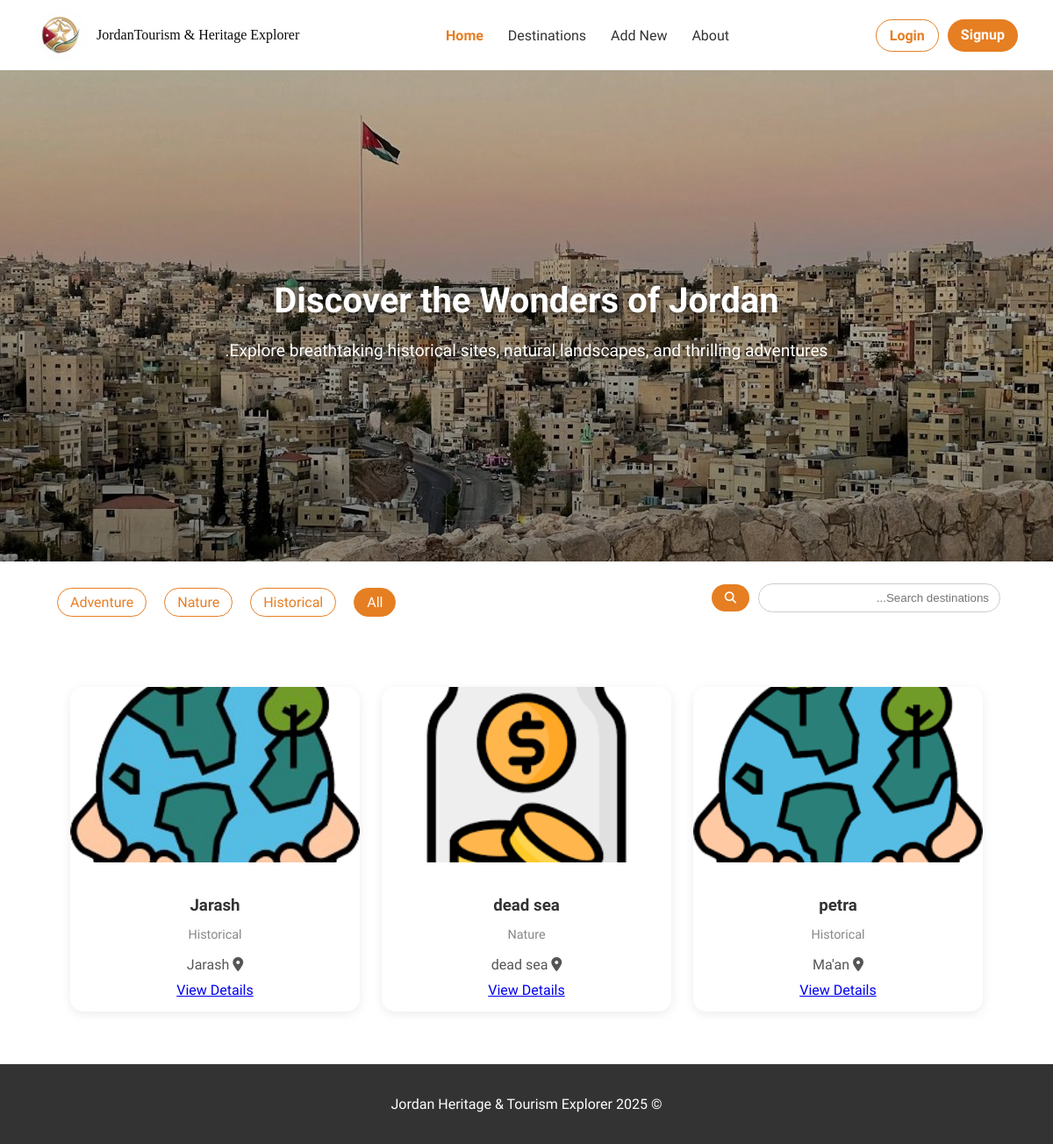
/destinations/, run on the app's committed database.
### main_app/models.py (models this page shows, shortened)
class Destination(models.Model):
    category_choice = [
        ('historical','Historical'),
        ('nature', 'Nature'),
        ('adventure', 'Adventure'),
    ]
    status_choice = [
        ('pending','Pending'),
        ('approved','Approved'),
        ('declined','Declined'),
    ]
    name = models.CharField(max_length=200)
    description = models.TextField()
    category= models.CharField(max_length=20, choices=category_choice)
    location = models.CharField(max_length=100)
    activity_type = models.CharField(max_length=100)
    image = models.ImageField(upload_to = 'destinations/')
    created_at = models.DateTimeField(auto_now_add= True)
    created_by = models.ForeignKey(User, on_delete=models.SET_NULL, null=True, related_name='created_des')
    status = models.CharField(max_length=10, choices=status_choice, default='pending')

### main_app/views.py (the view)
# urls.py: path('destinations/', views.destination_list, name='destination_list'),
def destination_list(request):
    query = request.GET.get('q', '')
    category = request.GET.get('category', '')
    destinations = Destination.objects.filter(status='approved')
    if query:
        destinations = destinations.filter(name__icontains=query)
    if category and category != 'all':
        destinations = destinations.filter(category=category)
    return render(request, 'destinations/list.html', {
        'destinations': destinations,
        'query': query,
        'selected_category': category,
    })

### main_app/templates/destinations/list.html (shortened to what this page needs)
{% extends 'base.html' %}
{% load static %}
{% block content %}
<link rel="stylesheet" href="{% static 'css/destinations.css' %}">
<section class="destination-hero">
  <div class="hero-overlay">
    <h1>Discover the Wonders of Jordan</h1>
    <p>Explore breathtaking historical sites, natural landscapes, and thrilling adventures.</p>
  </div>
</section>
<div class="filters-container">
  <form method="get" class="search-form">
    <input type="text" name="q" placeholder="Search destinations..." value="{{ query }}">
    <button type="submit"><i class="fa-solid fa-search"></i></button>
  </form>
  <div class="category-filters">
    <a href="?category=all" class="filter-btn {% if selected_category == 'all' or not selected_category %}active{% endif %}">All</a>
    <a href="?category=historical" class="filter-btn {% if selected_category == 'historical' %}active{% endif %}">Historical</a>
    <a href="?category=nature" class="filter-btn {% if selected_category == 'nature' %}active{% endif %}">Nature</a>
    <a href="?category=adventure" class="filter-btn {% if selected_category == 'adventure' %}active{% endif %}">Adventure</a>
  </div>
</div>
<section class="destination-list-section">
  <div class="container">
    {% if destinations %}
      <div class="destination-grid">
        {% for destination in destinations %}
          <div class="destination-card">
            <div class="card-image">
              <img src="{{ destination.image.url }}" alt="{{ destination.name }}">
            </div>
            <div class="card-content">
              <h3>{{ destination.name }}</h3>
              <p class="category">{{ destination.get_category_display }}</p>
              <p class="location"><i class="fa-solid fa-location-dot"></i> {{ destination.location }}</p>
              <a href="{% url 'destination_detail' destination.pk %}" class="view-btn">View Details</a>
            </div>
          </div>
        {% endfor %}
      </div>
    {% else %}
      <p class="no-destinations">No destinations available yet.</p>
    {% endif %}
  </div>
</section>
{% endblock %}

### main_app/static/css/base.css (style rules this page uses)
body { margin: 0; font-family: 'Cairo', sans-serif; background-color: #fefbf7; color: #333; text-align: center; }

### main_app/static/css/destinations.css (style rules this page uses)
.destination-hero { background: linear-gradient(rgba(0,0,0,0.25), rgba(0,0,0,0.45)), url("/static/images/jordan-landscape.jpg") no-repeat center top; background-size: cover; height: 70vh; display: flex; justify-content: center; align-items: center; text-align: center; color: #fff; position: relative; }
.hero-overlay { max-width: 700px; padding: 0 20px; animation: fadeIn 1.2s ease; }
.hero-overlay h1 { font-size: 2.5rem; font-weight: 700; margin-bottom: 10px; text-shadow: 0 2px 6px rgba(0, 0, 0, 0.4); }
.hero-overlay p { font-size: 1.2rem; line-height: 1.6; text-shadow: 0 2px 4px rgba(0, 0, 0, 0.4); }
.filters-container { background-color: #fff; padding: 20px 60px; display: flex; flex-wrap: wrap; justify-content: space-between; align-items: center; box-shadow: 0 2px 8px rgba(0,0,0,0.05); }
.search-form { display: flex; align-items: center; gap: 10px; }
.search-form input { padding: 8px 12px; border-radius: 20px; border: 1px solid #ccc; width: 250px; transition: 0.3s; }
.search-form button { background: #e67e22; border: none; color: white; padding: 8px 15px; border-radius: 20px; cursor: pointer; transition: 0.3s; }
.category-filters { display: flex; gap: 10px; margin-top: 10px; }
.category-filters a { text-decoration: none; border: 1px solid #e67e22; color: #e67e22; padding: 6px 14px; border-radius: 20px; margin: 0 5px; transition: all 0.3s ease; font-weight: 500; }
.category-filters a:hover, .category-filters a.active { background-color: #e67e22; color: #fff; text-decoration: none; }
.destination-list-section { padding: 60px 80px; background-color: #fff; }
.destination-grid { display: grid; grid-template-columns: repeat(auto-fit, minmax(270px, 1fr)); gap: 25px; }
.destination-card { background: #fff; border-radius: 15px; box-shadow: 0 3px 12px rgba(0, 0, 0, 0.08); overflow: hidden; transition: transform 0.3s, box-shadow 0.3s; animation: fadeUp 0.8s ease forwards; opacity: 0; }
.destination-card img { width: 100%; height: 200px; object-fit: cover; }
.card-content { padding: 15px; text-align: center; }
.card-content h3 { color: #333; margin-bottom: 5px; }
.card-content .category { color: #888; font-size: 0.9rem; margin-bottom: 10px; }
.card-content .location { color: #555; margin-bottom: 10px; }

### data on the page
Destination: image (picture), name "petra", category "Historical", location "Ma'an"
Destination: image (picture), name "dead sea", category "Nature", location "dead sea"
Destination: image (picture), name "Jarash", category "Historical", location "Jarash"
